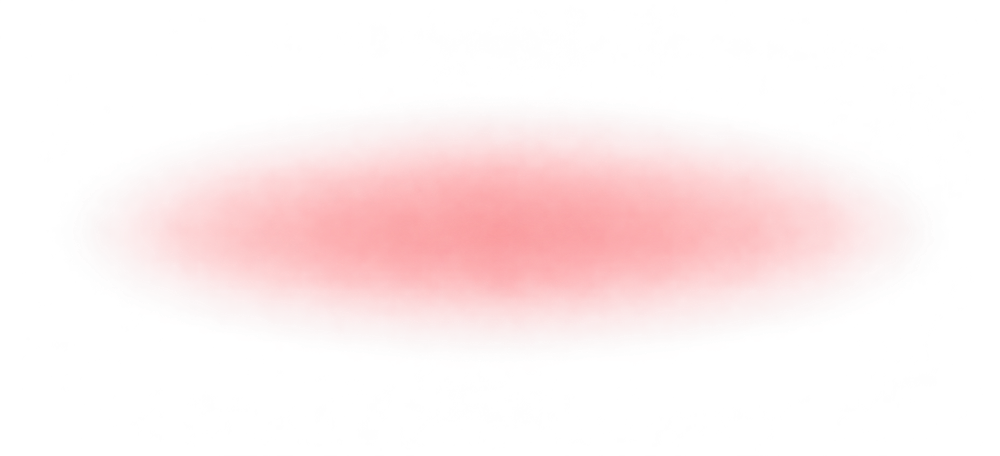
#> input picture tools/nova/art/nova-cheek-overlay.png, 1000 x 456 px, shrunk from 1857 x 847 before the run
$ python fix_edge_bleed.py art/nova-cheek-overlay.png art/nova-cheek-overlay.png 1.0
#> lines starting #> are read from the running program, lines starting #| are printed output that depends on the picture; after the words box and inside, x2 and y2 are one past the last pixel; in counts of white or black regions, pixels touching at a corner belong together
"""N8: anti-alias a hard (0/255) alpha edge and bleed the opaque color into transparent pixels.
Hair layers were cut with binary alpha and keep skin RGB under the transparent pixels; texture filtering then pulls
that skin color into the edge (light dotted rims) and the hard cut reads as stair steps.
usage: fix_edge_bleed.py <in.png> <out.png> [alpha_sigma=0.7]"""
import sys, numpy as np
from PIL import Image
from scipy.ndimage import gaussian_filter

src, dst = sys.argv[1:3]
sig = float(sys.argv[3]) if len(sys.argv) > 3 else 0.7
im = np.asarray(Image.open(src).convert('RGBA')).astype(np.float32)
rgb, a = im[..., :3], im[..., 3]
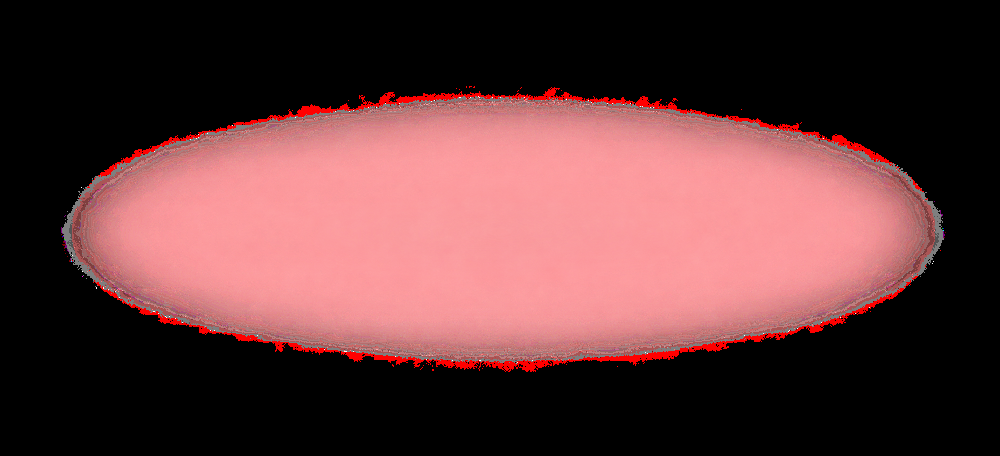
#> rgb: shape (456, 1000, 3) float32; mean R, G, B 95.9, 56.5, 57.7
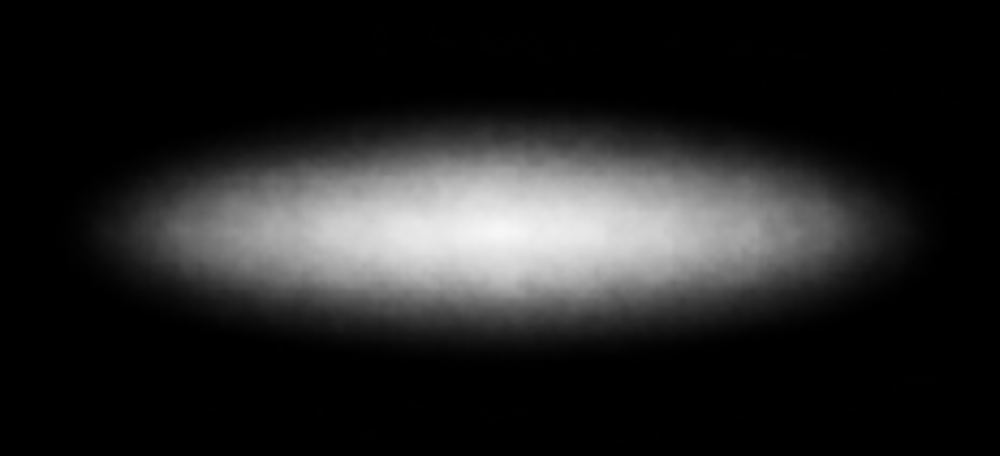
#> a: shape (456, 1000) float32; min 0, max 247, mean 35.1
solid = a > 128
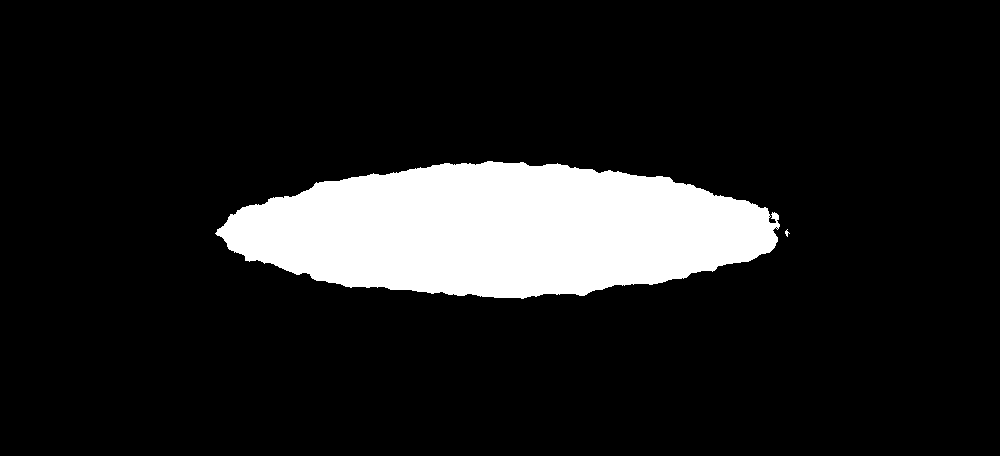
#> solid: shape (456, 1000) bool; 12.3% white; 2 white regions (1 under 20 px), largest, box (x1, y1, x2, y2) and area: (215, 161, 780, 299) 56083
out = rgb.copy()
done = solid.copy()
for s in (0.8, 1.5, 3.0, 6.0):
    k = gaussian_filter(solid.astype(np.float32), s)
    f = np.stack([gaussian_filter(rgb[..., i] * solid, s) for i in range(3)], -1) / np.maximum(k, 1e-6)[..., None]
    todo = (~done) & (k > 0.01)
    out[todo] = f[todo]; done |= todo
#> this loop made 4 passes
#> pass 1, `done |= todo`:
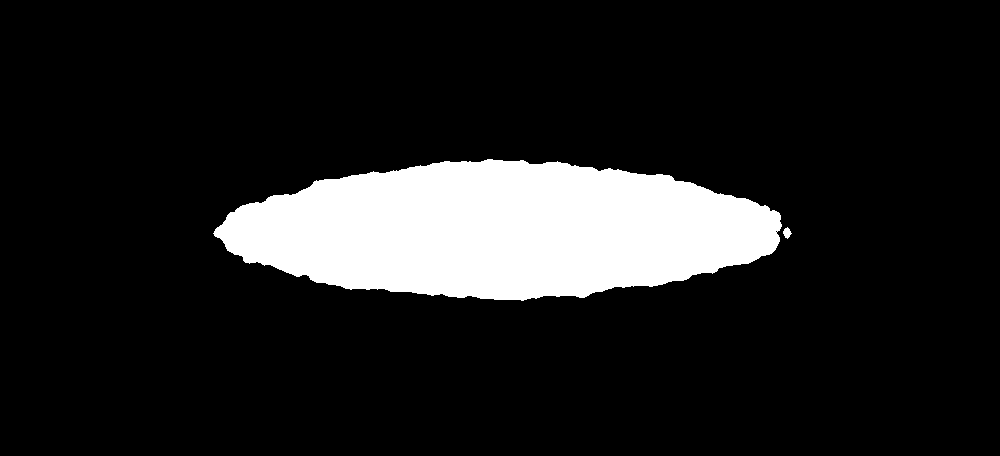
#> done: shape (456, 1000) bool; 12.9% white; 2 white regions, box (x1, y1, x2, y2) and area: (213, 159, 782, 301) 58580, (783, 227, 792, 239) 65
#> after the loop:
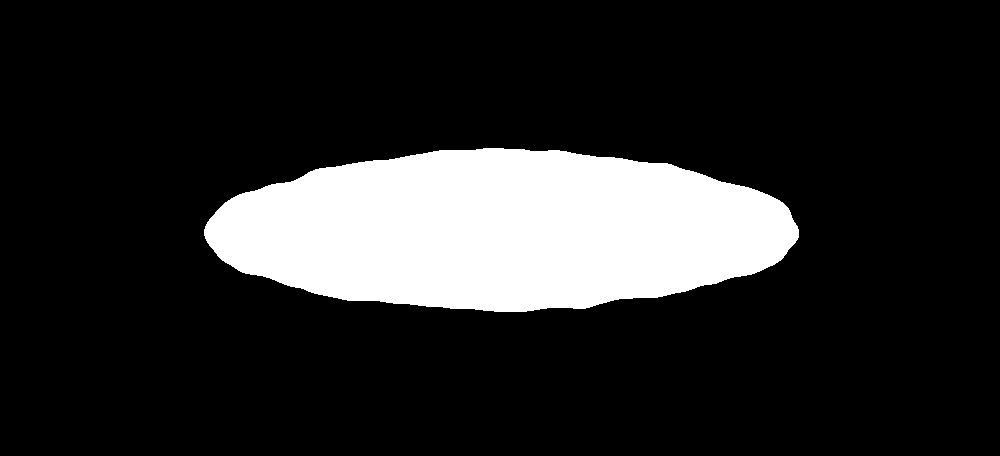
#> done: shape (456, 1000) bool; 16.1% white; 1 white region, box (x1, y1, x2, y2) and area: (204, 148, 799, 312) 73599
#> after the loop:
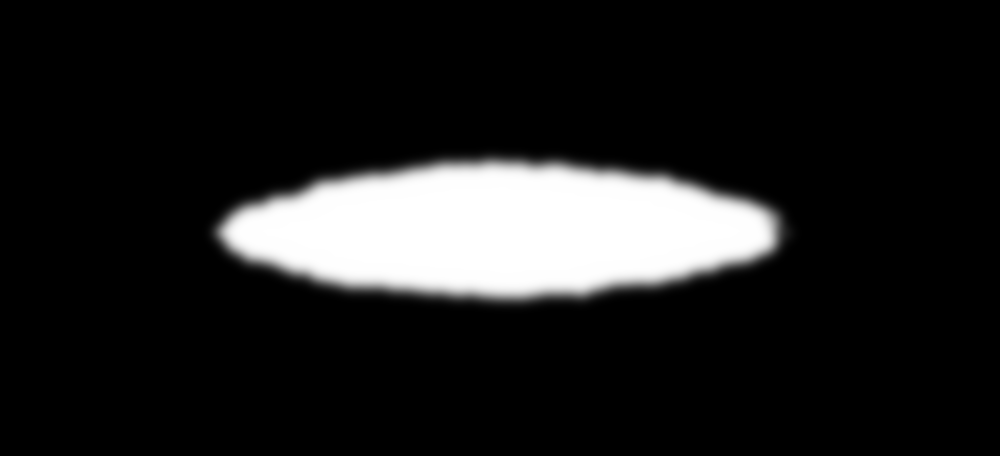
#> k: shape (456, 1000) float32; min 0, max 1, mean 0.123
#> after the loop: out: shape (456, 1000, 3) float32; 3.84% of pixels changed, all inside (x1, y1, x2, y2) = (204, 148, 799, 312)
# soft edge: blur only shrinks alpha inside (no halo growth beyond one pixel)
ab = gaussian_filter(a, sig)
edge = gaussian_filter(solid.astype(np.float32), 1.0)
edge = (edge > 0.02) & (edge < 0.98)
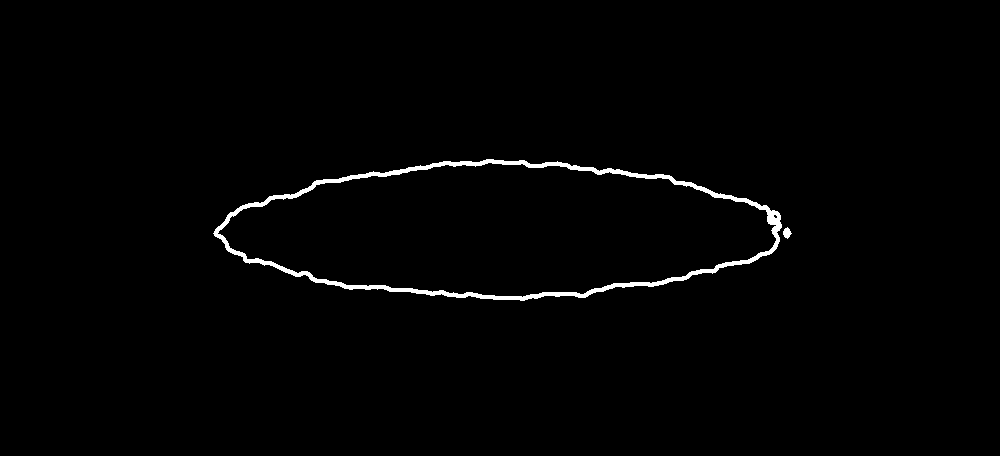
#> edge: shape (456, 1000) bool; 1.2% white; 2 white regions, box (x1, y1, x2, y2) and area: (213, 159, 782, 301) 5394, (783, 227, 792, 239) 67
a2 = np.where(edge, ab, a)
o = np.dstack([out, a2]).clip(0, 255).astype('uint8')
Image.fromarray(o).save(dst)
print('bled', int((~solid & done).sum()), 'edge', int(edge.sum()))
#| bled 17498 edge 5461
